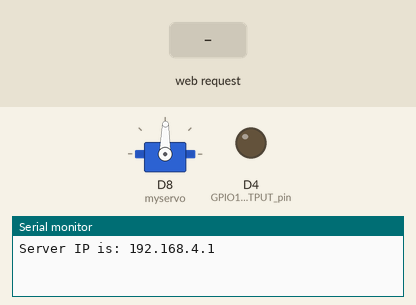
This sketch was run on a simulated ESP8266 (NodeMCU). Shown: servo, output pins drawn as LEDs (lit = HIGH), the last lines printed to the serial monitor. Inputs (shaded band) come from the test bench.

Above: at 1.2 s.
1.3 s: HTTP request GET /RIGHT received
At 2.3 s:
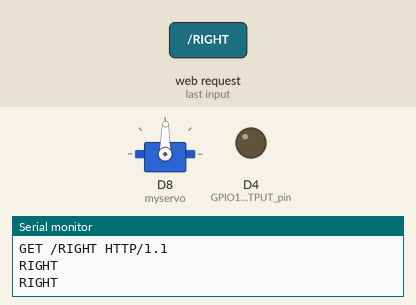
2.8 s: HTTP request GET /LEFT received
At 3.4 s:
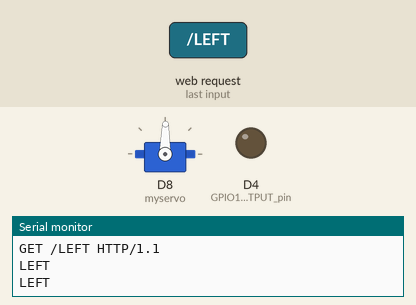
Timing chart, 0 to 5.8 s (numbered marks = the images above; inputs shaded):
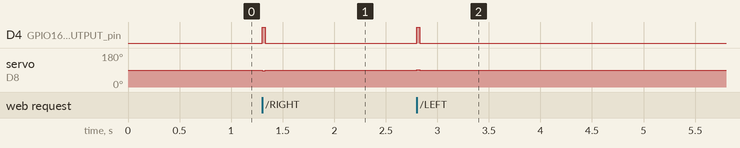

The sketch:

tryTwo.ino
```cpp
#include <ESP8266WiFi.h>
#include <Servo.h>

Servo myservo;  // create servo object to control a servo

WiFiServer server(80); //Initialize the server on Port 80
  // 85 clockwise 0.25Hz
  // 92 counter clockwise 0.25
  // Centered at 88?

void setup() {
  pinMode(D8, OUTPUT); //GPIO16 is an OUTPUT pin;
  myservo.attach(D8);  // attaches the servo on pin 8 to the servo object
  myservo.write(89);                  // sets the servo position according to the scaled value

  WiFi.mode(WIFI_AP); //Our ESP8266-12E is an AccessPoint
  WiFi.softAP("Hello_IoT", "12345678"); // Provide the (SSID, password); .
  server.begin(); // Start the HTTP Server

  Serial.begin(115200); //Start communication between the ESP8266-12E and the monitor window
  IPAddress HTTPS_ServerIP= WiFi.softAPIP(); // Obtain the IP of the Server
  Serial.print("Server IP is: "); // Print the IP to the monitor window
  Serial.println(HTTPS_ServerIP);

  pinMode(LED_BUILTIN, OUTPUT); //GPIO16 is an OUTPUT pin;
  digitalWrite(LED_BUILTIN, LOW); //Initial state is ON
}

void loop() {
  WiFiClient client = server.available();
if (!client) {
return;
}
//Looking under the hood
Serial.println("Somebody has connected :)");

String request = client.readStringUntil('\r');
Serial.println(request);

if (request.indexOf("/RIGHT") != -1) {
  Serial.println("RIGHT");
  myservo.write(87);                  // sets the servo position according to the scaled value
  digitalWrite(LED_BUILTIN, HIGH);
  Serial.println("RIGHT");
  delay(30);
  myservo.write(89);                  // sets the servo position according to the scaled value
  digitalWrite(LED_BUILTIN, LOW);
 }
if (request.indexOf("/LEFT") != -1) {
  Serial.println("LEFT");
  myservo.write(92);                  // sets the servo position according to the scaled value
  digitalWrite(LED_BUILTIN, HIGH);
  Serial.println("LEFT");
  delay(30);
  myservo.write(89);                  // sets the servo position according to the scaled value
  digitalWrite(LED_BUILTIN, LOW);
 }
}
```

Measured:
- after the input at 1.3 s, D4 (GPIO16_is_an_OUTPUT_pin): LOW → HIGH at once, → LOW 0.03 s later; servo on D8 (myservo): 89° → 87° at once, → 89° 0.03 s later
- after the input at 2.8 s, D4 (GPIO16_is_an_OUTPUT_pin): LOW → HIGH at once, → LOW 0.03 s later; servo on D8 (myservo): 89° → 92° at once, → 89° 0.03 s later
